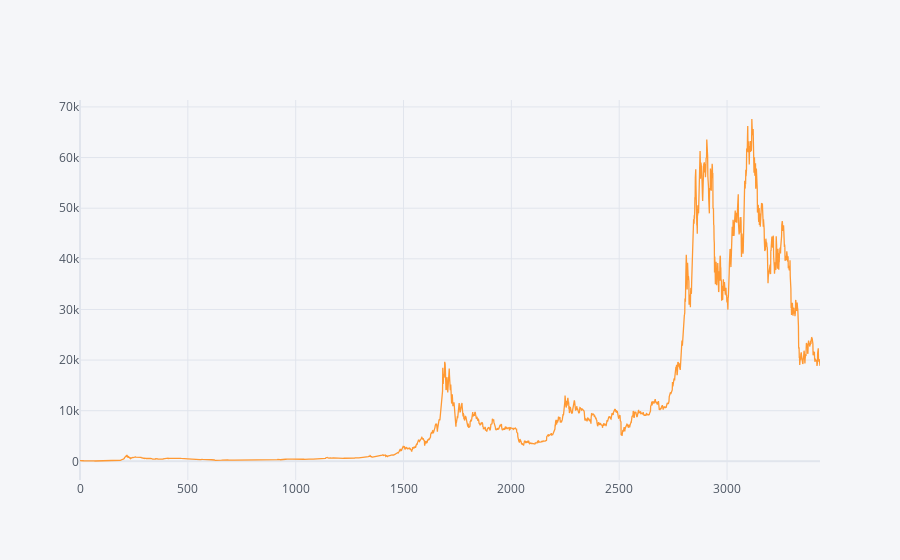

The code cell stored with this chart in its notebook:
### Code cell
# exp(log) = x so the orginal data  data for btc
#dfBTC['y'] = np.exp(dfBTC['y'])
dfBTC['y'].iplot();

### Figure 1 — Plotly figure (JSON) as saved in the notebook; plotly's stock layout.template omitted (floating-point values rounded to 4 significant figures; data arrays with more than 128 entries replaced by an {"elided": "..."} marker saying what was removed)
{"data": [{"line": {"color": "rgba(255, 153, 51, 1.0)", "dash": "solid", "shape": "linear", "width": 1.3}, "mode": "lines", "name": "y", "text": "", "type": "scatter", "x": {"elided": "3432 int values"}, "y": {"elided": "3432 float values"}}], "layout": {"legend": {"bgcolor": "#F5F6F9", "font": {"color": "#4D5663"}}, "paper_bgcolor": "#F5F6F9", "plot_bgcolor": "#F5F6F9", "title": {"font": {"color": "#4D5663"}}, "xaxis": {"gridcolor": "#E1E5ED", "showgrid": true, "tickfont": {"color": "#4D5663"}, "title": {"font": {"color": "#4D5663"}, "text": ""}, "zerolinecolor": "#E1E5ED"}, "yaxis": {"gridcolor": "#E1E5ED", "showgrid": true, "tickfont": {"color": "#4D5663"}, "title": {"font": {"color": "#4D5663"}, "text": ""}, "zerolinecolor": "#E1E5ED"}}}
